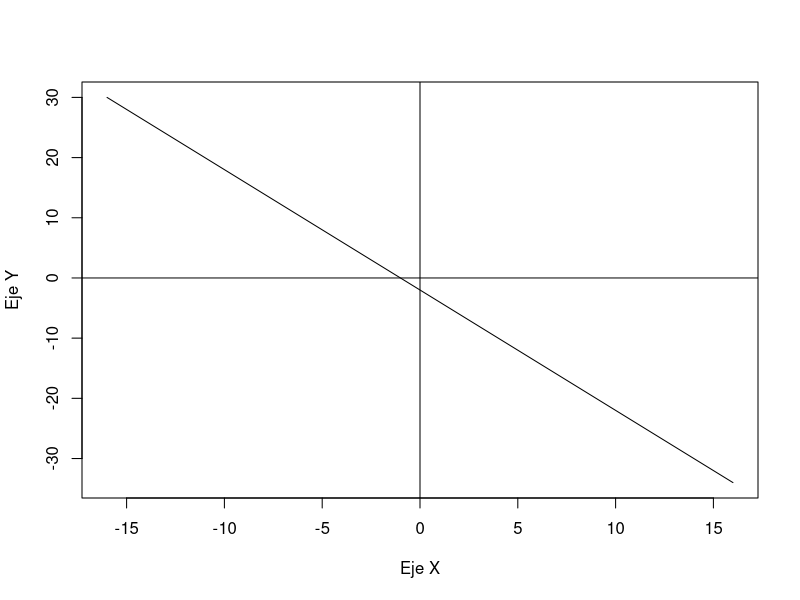
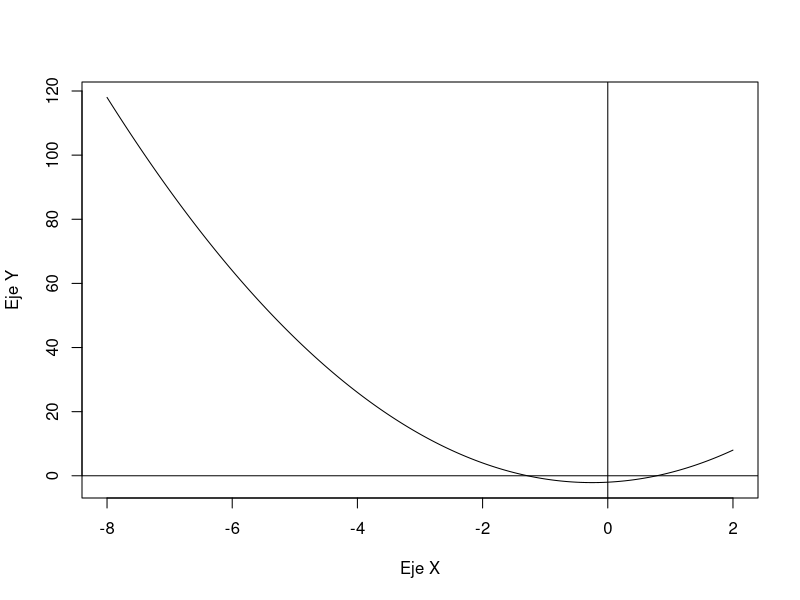
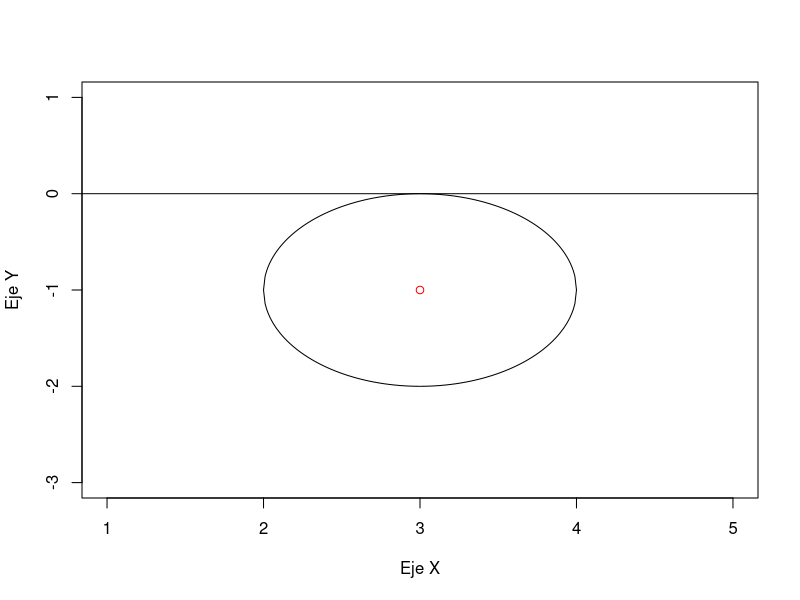
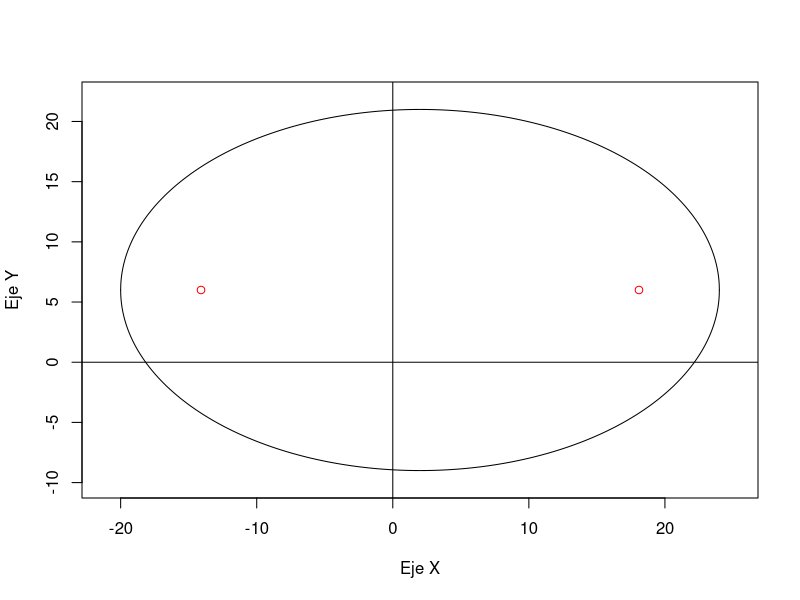
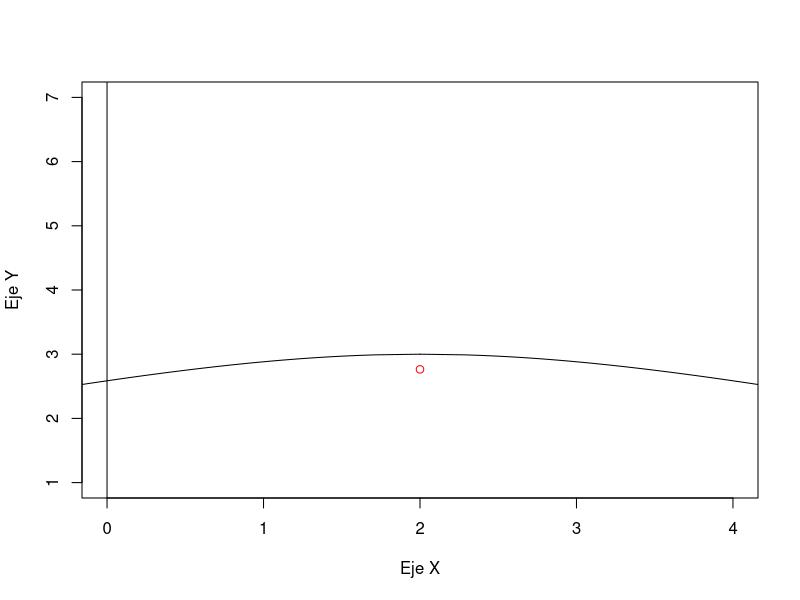

The R source for these figures, in order:
#Linea recta
m <- -2 #pendiente
b <- -2 #interseccion

#funcion de la linea recta
f <- function(m, b, x){
  return(m * x + b)
}

x <- seq(-16, 16, 0.01)#vector de -5 a 5
y <- f(m, b, x) #evaluamos

plot(x, y, type = "l", xlab = "Eje X", ylab = "Eje Y") #graficamos
abline(h = 0, v = 0) #una linea horizontal que pasa por el 0 en las x y una linea vertical que pasa por el 0 en las y

#Parabola
g <- function(x){
  return(2*x^2 + x - 2)
}

x <- seq(-8, 2, 0.01)#vector de -5 a 5
y <- g(x)

plot(x, y, type = "l", xlab = "Eje X", ylab = "Eje Y") #graficamos
abline(h = 0, v = 0) #una linea horizontal que pasa por el 0 en las x y una linea vertical que pasa por el 0 en las y


#Circunferencia
circunferencia <- function(h, k, r){
  if (r >= 0){ # r tiene que ser positivo
    if (r == 0){ # si es r = 0, entonces es un punto
      plot(x = h, y = k, xlab = "Eje X", ylab = "Eje Y") # grafica del punto
    } else{
      x <- seq(h - r, h + r, 0.01) # ya que no podemos graficar en todo R^2
      ypositiva <- k + sqrt(r^2 - ((x - h)^2)) # parte positiva de la circunferencia
      ynegativa <- k - sqrt(r^2 - ((x - h)^2)) # parte negativa de la circunferencia
      # graficamos primero la parte positiva
      plot(x, ypositiva, type = "l", xlim = c(h - (r + 1), h + (r + 1)), ylim = c(k - (r + 1), k + (r + 1)),
           xlab = "Eje X", ylab = "Eje Y")
      lines(x, ynegativa, type = "l") # agregamos la parte negativa
      abline(h = 0, v = 0) # agregamos los ejes
      points(x = h, y = k, col = "red") # dibujamos el centro
    }
  } else{
    return(print("El radio no es positivo."))
  }
}

# ejecutamos la funcion
circunferencia(3, -1, 1)


#Elipse
elipse <- function(h, k, a, b, horizontal){
  if (a > b){ # a tiene que ser mayor que b
    c <- sqrt(a^2 - b^2) # calculamos c
    if (horizontal){ # si es una elipse horizontal
      x <- seq(h - a, h + a, 0.01) #definimos el dominio
      ypositiva <- k + sqrt((b^2 - (b^2/a^2) * ((x - h)^2))) # parte positiva
      ynegativa <- k - sqrt((b^2 - (b^2/a^2) * ((x - h)^2))) # parte negativa
      # graficamos primero la parte positiva
      plot(x, ypositiva, type = "l", xlim = c(h - (a + 1), h + (a + 1)), ylim = c(k - (b + 1), k + (b + 1)),
           xlab = "Eje X", ylab = "Eje Y")
      lines(x, ynegativa, type = "l") # agregamos la parte negativa
      abline(h = 0, v = 0) # ejes coordenados
      points(x = c(h - c, h + c), y = c(k, k), col = "red") # focos
    } else{
      x <- seq(h - b, h + b, 0.01)
      ypositiva <- k + sqrt((a^2 - (a^2/b^2) * ((x - h)^2)))
      ynegativa <- k - sqrt((a^2 - (a^2/b^2) * ((x - h)^2)))
      plot(x, ypositiva, type = "l", xlim = c(h - (b + 1), h + (b + 1)), ylim = c(k - (a + 1), k + (a + 1)),
           xlab = "Eje X", ylab = "Eje Y")
      lines(x, ynegativa, type = "l")
      abline(h = 0, v = 0)
      points(x = c(h, h), y = c(k - c, k + c), col = "red")
    }
  } else {
    return(print("No cumple las condiciones para ser una elipse. (a no es mayor que b)"))
  }
}

elipse(2, 6, 22, 15, TRUE)

#Hiperbola
hiperbola <- function(h, k, a, b, horizontal){
  c <- sqrt(a^2 + b^2) # calculamos c
  if (horizontal){ # hiperbola sobre el eje x
    xizq <- seq(h - (a + 3), h - a, 0.01) # dominio izquierdo
    xder <- seq(h + a, h + (a + 3), 0.01) # dominio derecho
    yizqpositiva <- k + sqrt((b^2/a^2)*((xizq - h)^2) - b^2) # parte positiva del dominio izquierdo
    yizqnegativa <- k - sqrt((b^2/a^2)*((xizq - h)^2) - b^2) # parte negativa del dominio izquierdo
    # greficamos la parte positiva del dominio izquierdo
    plot(xizq, yizqpositiva, type = "l", xlim = c(h - (a + 4), h + (a + 4)), ylim = c(k - (b + 4), k + (b + 4)),
         xlab = "Eje X", ylab = "Eje Y")
    lines(xizq, yizqnegativa, type = "l") # agregamos parte negativa del dominio izquierdo
    abline(h = 0, v = 0) # ejes coordenados
    points(x = c(h - (a + c)), y = c(k), col = "red") # focos
  } else{ # hiperbola sobre el eje y
    yizq <- seq(k - (a + 3), k - a, 0.01) # rango inferior
    yder <- seq(k + a, k + (a + 3), 0.01) # rango superior
    xizqpositiva <- h + sqrt((b^2/a^2)*((yizq - k)^2) - b^2) # parte positiva del rango inferior
    xizqnegativa <- h - sqrt((b^2/a^2)*((yizq - k)^2) - b^2) # parte negativa del rango superior
    # graficamos
    plot(xizqpositiva, yizq, type = "l", xlim = c(h - (b + 4), h + (b + 4)), ylim = c(k - (a + 4), k + (a + 4)),
         xlab = "Eje X", ylab = "Eje Y")
    lines(xizqnegativa, yizq, type = "l")
    abline(h = 0, v = 0)
    points(x = c(h), y = c(k - (a + c)), col = "red") # focos
  }
}

hiperbola(2, 4, -1, -2, FALSE)
